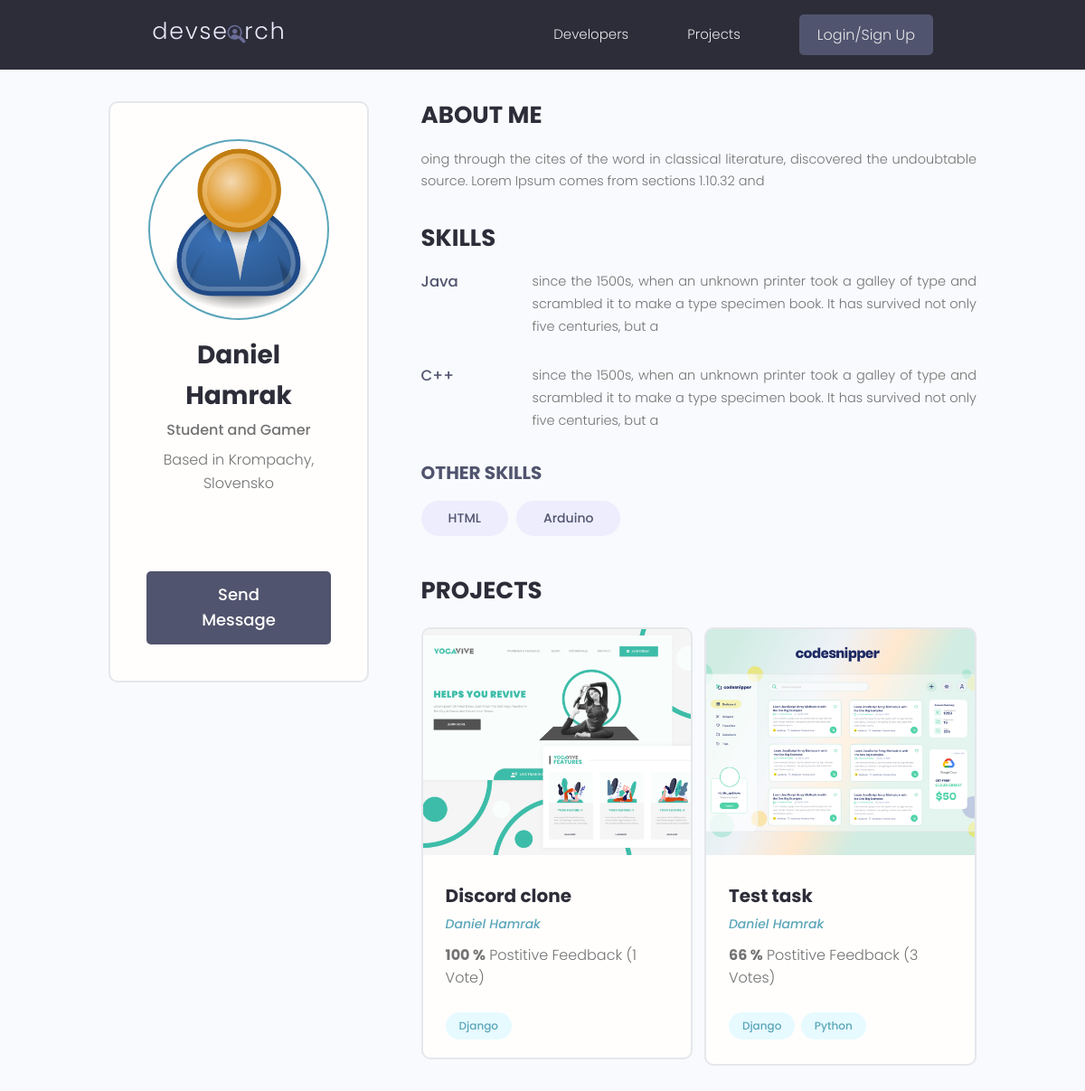
/profile/8a62e972-8e17-4695-b2c5-3b890d7888fa/, run on the app's committed database.
### users/models.py (models this page shows, shortened)
class Profile(models.Model):
    id = models.UUIDField(default=uuid.uuid4, unique=True,
    primary_key=True, editable=False)
    user = models.OneToOneField(User, on_delete=models.CASCADE, null=True,blank=True)
    name = models.CharField(max_length=200, blank=True, null=True)
    username = models.CharField(max_length=200, blank=True, null=True)
    location = models.CharField(max_length=200, blank=True, null=True)
    email = models.EmailField(max_length=300, null= True, blank=True)
    short_info = models.CharField(max_length=200, blank=True, null=True)
    bio = models.TextField(blank=True, null=True)
    profile_image = models.ImageField(blank=False, null=False, upload_to="profiles/", default="profiles/user-default.png")
    social_github = models.CharField(max_length=200, blank=True, null=True)
    social_twitter = models.CharField(max_length=200, blank=True, null=True)
    social_linkedin = models.CharField(max_length=200, blank=True, null=True)
    social_youtube = models.CharField(max_length=200, blank=True, null=True)
    social_website = models.CharField(max_length=200, blank=True, null=True)
    social_stackoverflow = models.CharField(max_length=200, blank=True, null=True)
    created = models.DateTimeField(auto_now_add=True)
    class Meta:
        ordering = ["-created"]

class Skill(models.Model):
    id = models.UUIDField(default=uuid.uuid4, unique=True,
    primary_key=True, editable=False)
    skill = models.ForeignKey(Profile,on_delete=models.CASCADE, null=True, blank=True)
    name = models.CharField(max_length=50, blank=True, null=True)
    description = models.TextField(blank=True, null=True)
    created = models.DateTimeField(auto_now_add=True)

### projects/models.py (models this page shows, shortened)
class Project(models.Model):
    id = models.UUIDField(default=uuid.uuid4, unique=True,
    primary_key=True, editable=False)
    owner = models.ForeignKey(Profile, on_delete=models.CASCADE,null=True,blank=True)
    title = models.CharField(max_length=200)
    description = models.TextField(null=True, blank=True)
    featured_image = models.ImageField(null=False,blank=False, default="default.jpg")
    demo_link = models.CharField(max_length=2000,null=True,blank=True)
    source_link = models.CharField(max_length=2000,null=True,blank=True)
    tags = models.ManyToManyField("Tag",blank=True )
    vote_total = models.IntegerField(default=0, null=True,blank=True)
    vote_ratio = models.IntegerField(default=0, null=True,blank=True)
    created = models.DateTimeField(auto_now_add=True)
    updated = models.DateTimeField(auto_now=True)
    class Meta:
        ordering = ["-vote_ratio","-vote_total", "title"]

class Tag (models.Model):
    id = models.UUIDField(default=uuid.uuid4, unique=True,
    primary_key=True, editable=False)
    name = models.CharField(max_length=200)
    created = models.DateTimeField(auto_now_add=True)
    def __str__(self):
        return self.name

### users/views.py (the view)
# urls.py: path("profile/<str:pk>/", views.profile,name="profile" ),
def profile (request, pk):
    profile= Profile.objects.get(id=pk)
    skills_with_description = profile.skill_set.exclude(description__exact="")
    skills_no_description = profile.skill_set.filter(description="")
    context = {"profile":profile, "skills_no_description":skills_no_description, "skills_with_description":skills_with_description}
    return render(request, "users/user_profile.html", context)

### users/templates/users/user_profile.html (shortened to what this page needs)
{% extends 'main.html' %}
{% block content %}
<main class="profile my-md">
    <div class="container">
        <div class="layout">
            <div class="column column--1of3">
                <div class="card text-center">
                    <div class="card__body dev">
                        <img class="avatar avatar--xl" src="{{ profile.profile_image.url }}" />
                        <h2 class="dev__name">{{ profile.name }}</h2>
                        <p class="dev__title">{{ profile.short_info }}</p>
                        <p class="dev__location">Based in {{ profile.location }}</p>
                        <ul class="dev__social">
                        </ul>
                        {% if request.user.profile != profile %}
                        <a href="{% url 'send_message' profile.id %}" class="btn btn--sub btn--lg">Send Message </a>
                        {% endif %}
                    </div>
                </div>
            </div>
            <div class="column column--2of3">
                <div class="devInfo">
                    <h3 class="devInfo__title">About Me</h3>
                    <p class="devInfo__about">{{profile.bio}}</p>
                </div>
                <div class="devInfo">
                    <h3 class="devInfo__title">Skills</h3>
                    <div class="devInfo__skills">
                        {% for skill in skills_with_description %}
                        <div class="devSkill">
                            <h4 class="devSkill__title">{{ skill.name }}</h4>
                            <p class="devSkill__info">{{ skill.description }}</p>
                        </div>
                        {% endfor %}
                        <h3 class="devInfo__subtitle">Other Skills</h3>
                        <div class="devInfo__otherSkills">
                            {% for skill in skills_no_description %}
                            <span class="tag tag--pill tag--sub tag--lg">
                                <small>{{ skill.name }}</small>
                            </span>
                           {% endfor %}
                        </div>
                    </div>
                </div>
                <div class="devInfo">
                    <h3 class="devInfo__title">Projects</h3>
                    <div class="grid grid--two">
                        {% for project in profile.project_set.all %}
                        <div class="column">
                            <div class="card project">
                                <a href="{% url 'project' project.id %}" class="project">
                                    <img class="project__thumbnail" src="{{ project.featured_image.url }}"
                                        alt="project thumbnail" />
                                    <div class="card__body">
                                        <h3 class="project__title">{{ project.title }}</h3>
                                        <p><a class="project__author" href="{% url 'profile' profile.id %}">{{ project.owner.name }}</a></p>
                                        <p class="project--rating">
                                            <span style="font-weight: bold;">{{ project.vote_ratio }} %</span> Postitive
                                            Feedback ({{ project.vote_total }} Vote{{ project.vote_total|pluralize:"s" }})
                                        </p>
                                        <div class="project__tags">
                                            {% for tag in project.tags.all %}
                                            <span class="tag tag--pill tag--main">
                                                <small>{{ tag }}</small>
                                            </span>
                                            {% endfor %}
                                        </div>
                                    </div>
                                </a>
                            </div>
                        </div>
                        {% endfor %}
                    </div>
                </div>
            </div>
        </div>
    </div>
</main>
{% endblock %}

### static/styles/app.css (style rules this page uses)
:root { --color-sub: #2d2d39; }
.btn--sub { background-color: var(--color-sub-light); }
.card { border: 2px solid var(--color-light); }
img { width: 100%; }
.profile .card > .dev { padding: 4rem; }
.dev__name { color: var(--color-sub); font-size: 2.8rem; font-weight: 700; margin-top: 1rem; margin-bottom: 0.5rem; }
.dev__title { font-size: 1.6rem; font-weight: 500; line-height: 1.3; }
.dev__location { margin-top: 1rem; }
.dev__social { margin: 3rem 0; list-style: none; display: flex; justify-content: center; gap: 1.5rem; }
.devInfo { margin-bottom: 3rem; }
.devInfo__title, .devInfo__subtitle { font-size: 2.6rem; color: var(--color-sub); text-transform: uppercase; font-weight: 700; margin-bottom: 1.5rem; }
.devInfo__subtitle { font-size: 2rem; color: var(--color-sub-light); }
.devInfo__about, .devSkill__info { font-size: 1.45rem; line-height: 1.7; text-align: justify; }
.devSkill { margin-bottom: 3rem; }
.devSkill__title { font-size: 1.65rem; font-weight: 500; color: var(--color-sub-light); }
@media screen and (min-width: 700px) { .devSkill { display: flex; justify-content: space-between; gap: 3rem; } }
@media screen and (min-width: 700px) { .devSkill__info { flex-basis: 80%; } }
.project__author { font-size: 1.4rem; font-style: italic; }
.project--rating { margin-bottom: 1.6em; margin-top: .5em; }
.project__thumbnail { height: 25rem; object-fit: cover; object-position: top center; }
.project__title { font-size: 2rem; font-weight: 700; color: var(--color-sub); }

### static/uikit/styles/modules/_variables.css (style rules this page uses)
:root { --color-main: #5aa5b9; --color-main-light: #e6faff; --color-sub: #3f4156; --color-sub-light: #51546e; --color-sub-lighter: #ededfd; --color-text: #737373; --color-gray: #8b8b8b; --color-light: #e5e7eb; --color-light-gray: #767676; --color-bg: #f8fafd; --color-white: #fffefd; --color-white-light: #f3f3f3; --color-success: #359e64; --color-success-bg: #def8e8; --color-error: #fc4b0b; --color-error-bg: #fff2ee; --font-base: 'Poppins', arial, helvetica, 'Segoe UI', roboto, ubuntu, sans-serif; --font-monospace: 'Fira Code', 'Courier New', courier, monospace; --font-regular: 300; --font-medium: 500; --font-bold: 700; --generic-shadow: 1px 1px 5px #00000010; --generic-transition: all 0.3s ease-in-out; }

### static/uikit/styles/modules/_base.css (style rules this page uses)
* { margin: 0; padding: 0; box-sizing: border-box; text-rendering: optimizeLegibility; color: inherit; font-size: inherit; }
html { font-size: 50%; }
@media only screen and (min-width: 480px) { html { font-size: 56.25%; } }
@media only screen and (min-width: 1200px) { html { font-size: 62.5%; } }
body { line-height: 1.6; font-weight: 400; font-size: 1.5rem; color: var(--color-text); background-color: var(--color-bg); min-height: 100vh; }

### static/uikit/styles/modules/_typography.css (style rules this page uses)
* { font-family: var(--font-base); }
h2 { font-size: 3.6rem; font-weight: var(--font-bold); }
h3 { font-size: 3.2rem; font-weight: var(--font-medium); }
h4 { font-size: 2.8rem; font-weight: var(--font-medium); }
p, span, strong { font-size: 1.6rem; color: var(--color-text); font-weight: var(--font-regular); }
a { padding-bottom: 2px; text-decoration: none; display: inline-block; color: var(--color-main); font-weight: var(--font-medium); }

### static/uikit/styles/modules/_utilities.css (style rules this page uses)
.container { width: 92%; max-width: 165rem; margin: 0 auto; box-sizing: border-box; }
@media screen and (min-width: 1000px) { .container { width: 90%; } }
@media screen and (min-width: 1200px) { .container { width: 80%; } }
.text-center { text-align: center; }
.my-md { margin: 3rem auto; }

### static/uikit/styles/modules/_avatar.css (style rules this page uses)
.avatar { border-radius: 50%; border: 2px solid var(--color-main); object-fit: cover; }
.avatar--xl { height: 20rem; width: 20rem; }

### static/uikit/styles/modules/_button.css (style rules this page uses)
.btn { display: inline-block; position: relative; cursor: pointer; background-color: var(--color-light); font-weight: var(--font-medium); color: var(--color-sub); text-decoration: none; padding: 1rem 2rem; border-radius: 0.5rem; border: none; width: -webkit-fit-content; width: -moz-fit-content; width: fit-content; height: -webkit-fit-content; height: -moz-fit-content; height: fit-content; font-size: 1.6rem; outline-width: 0; outline-color: transparent; -webkit-backface-visibility: hidden; backface-visibility: hidden; transition: all 0.3s ease-in-out; }
.btn--sub { background-color: var(--color-sub); color: var(--color-white); }
.btn--lg { font-size: 1.8rem; padding: 1.2rem 4.5rem; }

### static/uikit/styles/modules/_card.css (style rules this page uses)
.card { border-radius: 1rem; background-color: var(--color-white); border: 1.5px solid var(--color-light); width: auto; height: auto; margin-top: 0.5rem; margin-bottom: 0.5rem; overflow: hidden; }
.card__body, .card__header { padding: 2rem 2.5rem; }

### data on the page
Profile: profile_image (placeholder picture), name "Daniel Hamrak", short_info "Student and Gamer", location "Krompachy, Slovensko", bio "oing through the cites of the word in classical literature, discovered the undoubtable source. Lorem Ipsum comes from sections 1.10.32 and"
Skill: name "Java", description "since the 1500s, when an unknown printer took a galley of type and scrambled it to make a type specimen book. It has survived not only five centuries, but a"
Skill: name "C++", description "since the 1500s, when an unknown printer took a galley of type and scrambled it to make a type specimen book. It has survived not only five centuries, but a"
Skill: name "HTML"
Skill: name "Arduino"
Project: featured_image (picture), title "Discord clone", owner.name "Daniel Hamrak", vote_ratio "100", vote_total "1"
Tag: name "Django"
Project: featured_image (picture), title "Test task", owner.name "Daniel Hamrak", vote_ratio "66", vote_total "3"
Tag: name "Python"
